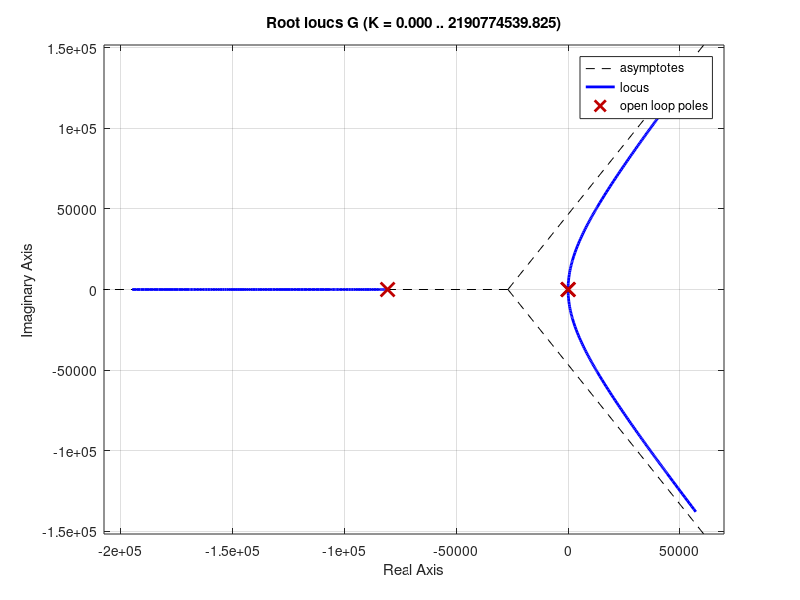

The MATLAB source for this figure: (Note: this script raises an error after producing the figure.)
%% 
% Modelagem Dinâmica
% Mancal Mangnético
%
% Rafael Corsi
%%
                    % L = L1*x + L2
L1 = -1.206e-05;    % [H]
L2 = 7.807e-05;     % [H]
R = 6.3;            % Resistencia elétrica [ohm]

N = 300;            % Número de espiras da bobina

m = 0.375;          % massa [kg]

gb = 0.3e-3;        % gap para o batente [m]
gi = 0.7e-3;        % gap para o estator interno [m]

Vmax = 30;          % tensao maxima de excitacao das bobinas [V]

Kp = 625;           % rigidez passiva linear [N/m]     


%load Fp_model;
load fit_Kb;
Kb = 58;            % força ativa pnt operação [N/A]
Fp_model = fit_Kb;  % Força ativa fit          [N(m,A)]     

%% Modelos dinamicos

L = tf(Kb,[L2 R]);   % indutor
Ro = tf(1,[m 0 -Kp]);% Rotor

G = L*Ro;            % mancal - rotor - atuador

%% analises
figure;
rlocus(G)

%% Estimador
u0 = 4*pi*1E-7;     % permeabilidade entreferro
Sg = 197E-6;        % area entreferro [m^2]
Fb  = 0:1:200;
x   = 0;

K1 = u0/Sg;
K2 = 1/u0/N;

figure
plot(Fb,sqrt(Fb*2*K1)*(gi-l)*K2*1.4)

%% PID
% s = zpk('s');
% 
% P = 4.13e+04;
% I =  1.38e+05;
% D = 1.38e+03;
% N = 1134;
% 
% PID = P*(1+I/s+D*N/(1+N/s))
% 

%load S_PID

%rlocus(S_PID)
figure
rlocus(S_PID*G)
belezura
title('')
export_pdf('Dinamica/Resultados/rlocus_pid_g',1);


figure
bode(S_PID*G)
title('')
export_pdf('Dinamica/Resultados/bode_pid_g',1);

figure
step(feedback(S_PID*G,1))
title('')
belezura
export_pdf('Dinamica/Resultados/step_pid_g',1);

%%
rlocus(G*PID)

%% malha fechada
mf = feedback(G*PID,1);
rlocus(mf)
